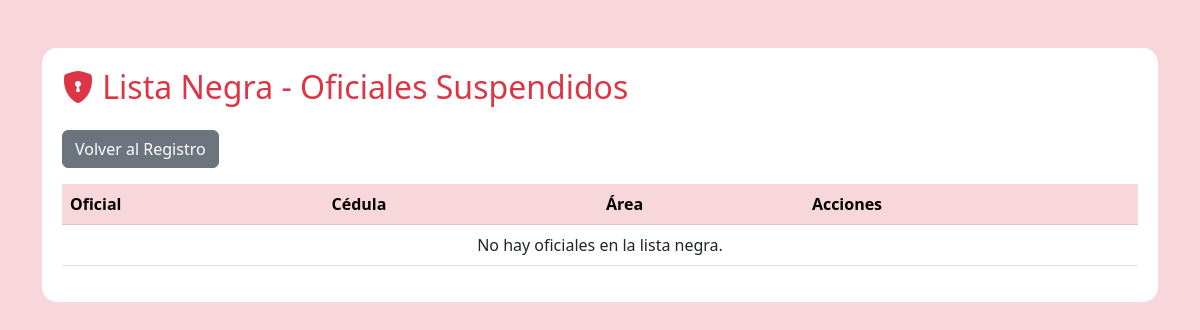
The page /guardias/lista-negra/ (signed in) on the database as committed earlier.
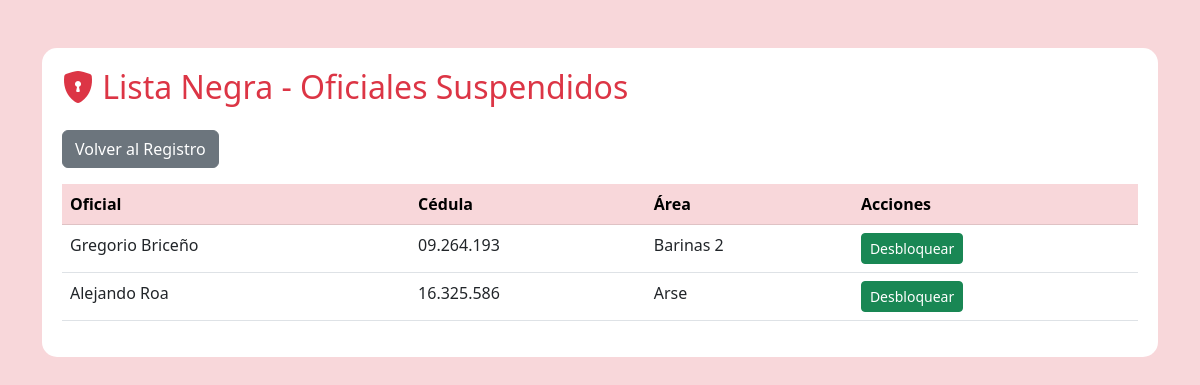
The same page on the database as committed later.
### seguridad_unellez/models.py (models this page shows, shortened)
class Guardia(models.Model):
    user = models.OneToOneField(User, on_delete=models.CASCADE, null=True, blank=True, verbose_name="Usuario de Sistema")
    nombre = models.CharField(max_length=100)
    apellido = models.CharField(max_length=100, default="Sin Apellido")
    email = models.EmailField(unique=True, null=True, blank=True)
    cedula = models.CharField(max_length=20)
    turno = models.CharField(max_length=50)
    area_asignada = models.CharField(max_length=100)
    horas_trabajadas = models.IntegerField(default=0)
    dias_trabajados = models.IntegerField(default=0)
    foto = models.ImageField(upload_to='perfiles/', null=True, blank=True, verbose_name="Foto de Perfil")
    ESTATUS_CHOICES = [
        ('Activo', 'Activo'),
        ('Pendiente', 'Pendiente'),
        ('Inactivo', 'Inactivo'),
        ('Bloqueado', 'Bloqueado'),
    ]
    estatus = models.CharField(max_length=20, choices=ESTATUS_CHOICES, default='Activo')
    esta_bloqueado = models.BooleanField(default=False, verbose_name="¿Cuenta Bloqueada?")

### seguridad_unellez/views.py (the view)
# urls.py: path('guardias/lista-negra/', views.lista_negra, name='lista_negra'),
@login_required
def lista_negra(request):
    return render(request, 'seguridad_unellez/lista_negra.html', {'guardias': Guardia.objects.filter(esta_bloqueado=True)})

### seguridad_unellez/templates/seguridad_unellez/lista_negra.html (shortened to what this page needs)
{% load static %}
<!DOCTYPE html>
<html lang="es">
<head>
    <link rel="stylesheet" href="https://cdn.jsdelivr.net/npm/bootstrap@5.3.0/dist/css/bootstrap.min.css">
    <link rel="stylesheet" href="https://cdn.jsdelivr.net/npm/bootstrap-icons@1.11.0/font/bootstrap-icons.css">
</head>
<body class="container py-5">
    <div class="table-container">
        <h2 class="text-danger mb-4"><i class="bi bi-shield-lock-fill"></i> Lista Negra - Oficiales Suspendidos</h2>
        <a href="{% url 'lista_guardias' %}" class="btn btn-secondary mb-3">Volver al Registro</a>
        <table class="table table-hover">
            <thead class="table-danger">
                <tr>
                    <th>Oficial</th>
                    <th>Cédula</th>
                    <th>Área</th>
                    <th>Acciones</th>
                </tr>
            </thead>
            <tbody>
                {% for guardia in guardias %}
                <tr>
                    <td>{{ guardia.nombre }}</td>
                    <td>{{ guardia.cedula }}</td>
                    <td>{{ guardia.area_asignada }}</td>
                    <td>
                        <a href="{% url 'alternar_bloqueo_guardia' guardia.id %}" class="btn btn-sm btn-success">Desbloquear</a>
                    </td>
                </tr>
                {% empty %}
                <tr><td colspan="4" class="text-center">No hay oficiales en la lista negra.</td></tr>
                {% endfor %}
            </tbody>
        </table>
    </div>
</body>
</html>

Rows that differ between the two databases and show on the page:
now on this page (row edited): Guardia: nombre "Gregorio Briceño", cedula "09.264.193", area_asignada "Barinas 2"
now on this page (row edited): Guardia: nombre "Alejando Roa", cedula "16.325.586", area_asignada "Arse"
Other text that changed with them:
text no longer shown: "No hay oficiales en la lista negra."
